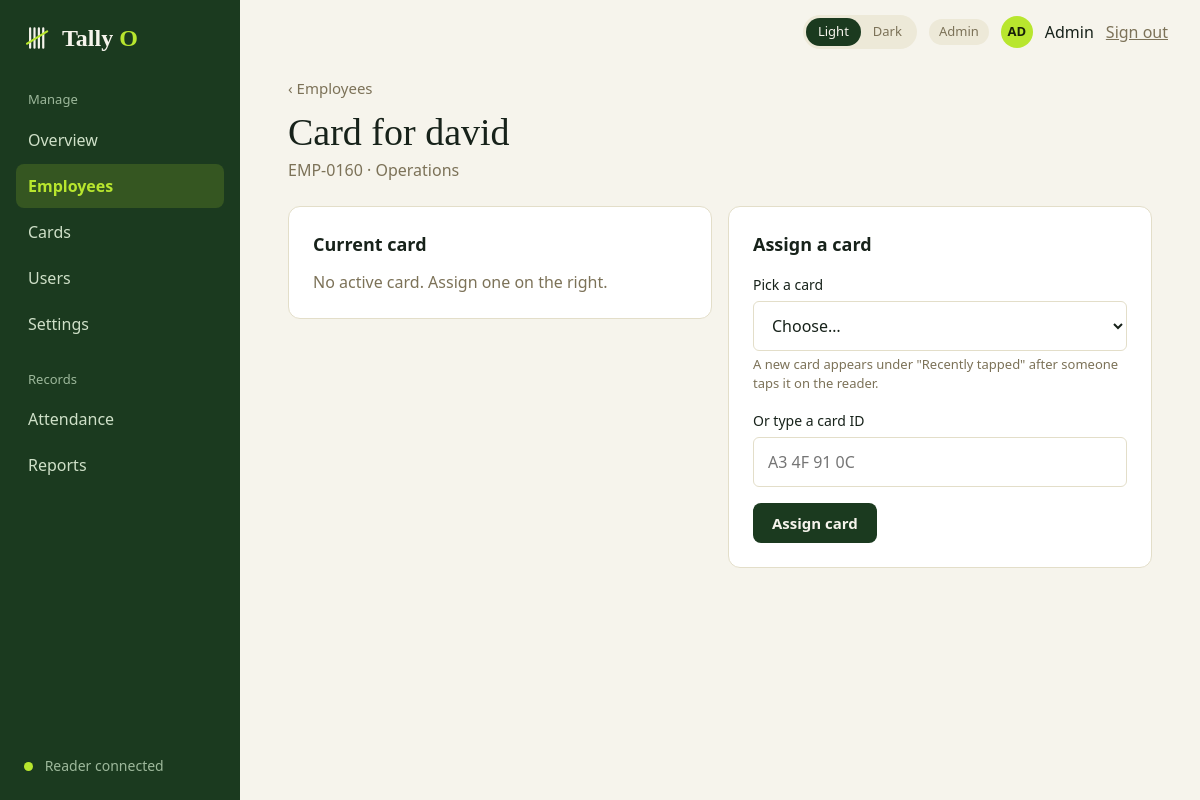
Screenshot of /admin/employees/49/card (signed in) with the database file from the repository.
### tables this page shows
CREATE TABLE employees (
    id            INTEGER PRIMARY KEY,
    employee_code TEXT    NOT NULL UNIQUE,              -- e.g. EMP-0142
    full_name     TEXT    NOT NULL,
    department    TEXT    NOT NULL,
    email         TEXT,
    joined_on     TEXT    NOT NULL,
    is_active     INTEGER NOT NULL DEFAULT 1 CHECK (is_active IN (0, 1))
);

### admin.py (the view, shortened to what this page needs)
@bp.route("/employees/<int:employee_id>/card", methods=["GET", "POST"])
@admin_only
def employee_card(employee_id):
    conn = db.get_db()
    employee = queries.get_employee(conn, employee_id)
    if employee is None:
        abort(404)
    return _card_page(employee)

### admin.py (called while the page is built)
def _card_page(employee, error=None, picked="", manual="", status=200):
    conn = db.get_db()
    return render_template(
        "admin_employee_card.html", employee=employee, error=error, picked=picked, manual=manual,
        current=card_service.current_card(conn, employee["id"]),
        history=card_service.past_cards(conn, employee["id"]),
        spares=card_service.available_cards(conn),
        recent=card_service.recent_unregistered(conn),
        today=date.today().isoformat(), **shell_context("Employees")), status

### app.py (called while the page is built)
@app.context_processor
def inject_globals():
    return {"APP_NAME": APP_NAME, "APP_TAGLINE": APP_TAGLINE,
            "csrf_token": auth.csrf_token, "safe_url": safe_url}

@app.after_request
def no_store_when_signed_in(response):
    if "user" in session and request.endpoint != "static":
        response.headers["Cache-Control"] = "no-store"
    return response

### auth.py (called while the page is built)
def csrf_token():
    if "csrf" not in session:
        session["csrf"] = secrets.token_hex(16)
    return session["csrf"]

def login_required(view):
    @wraps(view)
    def wrapped(*args, **kwargs):
        user = session.get("user")
        if not user:
            return redirect(url_for("auth.login"))
        row = get_db().execute("SELECT is_active FROM users WHERE id = ?", (user["id"],)).fetchone()
        if row is None or not row["is_active"]:       # deactivated since they signed in
            session.clear()
            return redirect(url_for("auth.login"))
        return view(*args, **kwargs)
    return wrapped

def role_required(*roles):
    def decorator(view):
        @wraps(view)
        @login_required
        def wrapped(*args, **kwargs):
            if session["user"]["role"] not in roles:
                abort(403)
            return view(*args, **kwargs)
        return wrapped
    return decorator

### card_service.py (called while the page is built)
def current_card(db, employee_id):
    return db.execute("SELECT * FROM cards WHERE employee_id = ? AND status = 'active'",
                      (employee_id,)).fetchone()

def past_cards(db, employee_id):
    return db.execute("SELECT * FROM cards WHERE employee_id = ? AND status IN ('lost', 'deactivated')"
                      " ORDER BY id DESC", (employee_id,)).fetchall()

def available_cards(db):
    return db.execute("SELECT * FROM cards WHERE status = 'available' ORDER BY id").fetchall()

### db.py (called while the page is built)
def get_db():
    if "db" not in g:
        g.db = connect(current_app.config["DATABASE"])
    return g.db

### templates/admin_employee_card.html (shortened to what this page needs)
{% extends "app_shell.html" %}
{% block sidebar_footer %}<span class="dot"></span> Reader connected{% endblock %}
{% block content %}
  <a class="back muted" href="{{ url_for('admin.employees') }}">‹ Employees</a>
  <h1 class="page-title mt-3">Card for {{ employee.full_name }}</h1>
  <p class="muted mt-1">{{ employee.employee_code }} · {{ employee.department }}
    {% if not employee.is_active %}· <strong>Inactive</strong>{% endif %}</p>
  <div class="two-col mt-5">
    <section class="card card-pad">
      <h2 class="section-title">Current card</h2>
      {% if current %}
        <p class="uid mt-3">{{ current.uid }}</p>
        <p class="muted small">Active since {{ current.assigned_on }}</p>
        <div class="row wrap gap-3 mt-4">
          {% for value, label in (('lost', 'Mark as lost'), ('deactivated', 'Deactivate')) %}
            <form class="inline-form" method="post" action="{{ url_for('admin.employee_card_retire', employee_id=employee.id) }}">
              <input type="hidden" name="csrf_token" value="{{ csrf_token() }}">
              <input type="hidden" name="status" value="{{ value }}">
              <button class="btn btn-secondary" type="submit">{{ label }}</button>
            </form>
          {% endfor %}
        </div>
      {% else %}
        <p class="muted mt-3">No active card. {{ 'Assign one on the right.' if employee.is_active else '' }}</p>
      {% endif %}
    </section>
    <form class="card card-pad" method="post">
      <h2 class="section-title">{{ 'Replace card' if current else 'Assign a card' }}</h2>
      <label class="field mt-4">
        <span class="field-label">Pick a card</span>
        <select class="input" name="uid_pick">
          <option value="">Choose…</option>
        </select>
        <span class="hint">A new card appears under "Recently tapped" after someone taps it on the reader.</span>
      </label>
      <label class="field">
        <span class="field-label">Or type a card ID</span>
        <input class="input" type="text" name="uid_manual" value="{{ manual }}" placeholder="A3 4F 91 0C"
               autocomplete="off" spellcheck="false">
      </label>
      <button class="btn" type="submit" {% if not employee.is_active %}disabled{% endif %}>
        {{ 'Replace card' if current else 'Assign card' }}
      </button>
    </form>
  </div>
{% endblock %}

### static/css/base.css (style rules this page uses)
:root { --font-sans: Calibri, Carlito, "Segoe UI", system-ui, -apple-system, sans-serif; --font-serif: Charter, "Bitstream Charter", "Sitka Text", Cambria, Georgia, serif; --space-1: 0.25rem; --space-2: 0.5rem; --space-3: 0.75rem; --space-4: 1rem; --space-5: 1.5rem; --space-6: 2rem; --space-7: 3rem; --radius-sm: 6px; --radius-md: 8px; --radius-lg: 12px; --radius-pill: 999px; --sidebar-width: 240px; }
:root, html[data-theme="light"] { color-scheme: light; --bg: #F6F4EC; --surface: #FFFFFF; --text: #17221A; --muted: #7C7258; --subtle: #5C6558; --line: #E3DEC9; --soft: #EDE9D8; --primary: #1B3A1F; --on-primary: #F6F4EC; --accent: #B8E62E; --on-accent: #17200A; --link: #1B3A1F; --brand-accent: #7DB82A; --ring: rgba(27, 58, 31, 0.25); --ok-bg: #E3F2BC; --ok-fg: #2E4A0B; --late-bg: #F8E7BE; --late-fg: #6B4A08; --bad-bg: #F4DAD2; --bad-fg: #7A2E22; --sidebar-bg: #1B3A1F; --sidebar-text: #CFE0C8; --sidebar-muted: #9DB89B; --sidebar-active-bg: rgba(184, 230, 46, 0.16); --sidebar-active-text: #B8E62E; }
*, *::before, *::after { box-sizing: border-box; }
* { margin: 0; }
html { -webkit-text-size-adjust: 100%; }
body { font-family: var(--font-sans); font-size: 1rem; line-height: 1.5; color: var(--text); background: var(--bg); -webkit-font-smoothing: antialiased; }
button, input, select, textarea { font: inherit; color: inherit; }
a { color: var(--link); }
.page-title { font-family: var(--font-serif); font-weight: 400; font-size: 2.375rem; line-height: 1.1; }
.section-title { font-size: 1.125rem; font-weight: 700; }
.muted { color: var(--muted); }
.dot { display: inline-block; width: 9px; height: 9px; margin-right: var(--space-2); border-radius: 50%; background: var(--accent); }
.btn { display: inline-flex; align-items: center; justify-content: center; gap: var(--space-2); padding: 0.625rem 1.125rem; border: 1px solid transparent; border-radius: var(--radius-md); background: var(--primary); color: var(--on-primary); font-size: 0.9375rem; font-weight: 700; line-height: 1.2; text-decoration: none; cursor: pointer; }
.card { background: var(--surface); border: 1px solid var(--line); border-radius: var(--radius-lg); }
.card-pad { padding: var(--space-5); }
.field { display: block; margin-bottom: var(--space-4); }
.field-label { display: block; margin-bottom: 0.375rem; font-size: 0.875rem; }
.hint { display: block; margin-top: var(--space-1); font-size: 0.8125rem; color: var(--muted); }
.input { width: 100%; padding: 0.75rem 0.875rem; background: var(--surface); border: 1px solid var(--line); border-radius: var(--radius-sm); }
.mt-1 { margin-top: var(--space-1); }
.mt-3 { margin-top: var(--space-3); }
.mt-4 { margin-top: var(--space-4); }

### static/css/dashboard.css (style rules this page uses)
.mt-5 { margin-top: var(--space-5); }
.back { font-size: 0.9375rem; text-decoration: none; }
.two-col { display: grid; grid-template-columns: repeat(auto-fit, minmax(19rem, 1fr)); gap: var(--space-4); align-items: start; }

### rows the page displays
employees: full_name "david", employee_code "EMP-0160", department "Operations", is_active "Assign one on the right."

### other values shown
{{ APP_NAME[:-1] }} "Tally"
{{ APP_NAME[-1]|upper }} "O"
{{ group.label }} "Manage" "Records"
{{ link.name }} "Overview" "Employees" "Cards" "Users" "Settings" "Attendance" "Reports"
{{ role_label }} "Admin"
{{ user_initials }} "AD"
{{ user_name }} "Admin"
{{ 'Replace card' if current else 'Assign a card' }} "Assign a card"
{{ 'Replace card' if current else 'Assign card' }} "Assign card"
